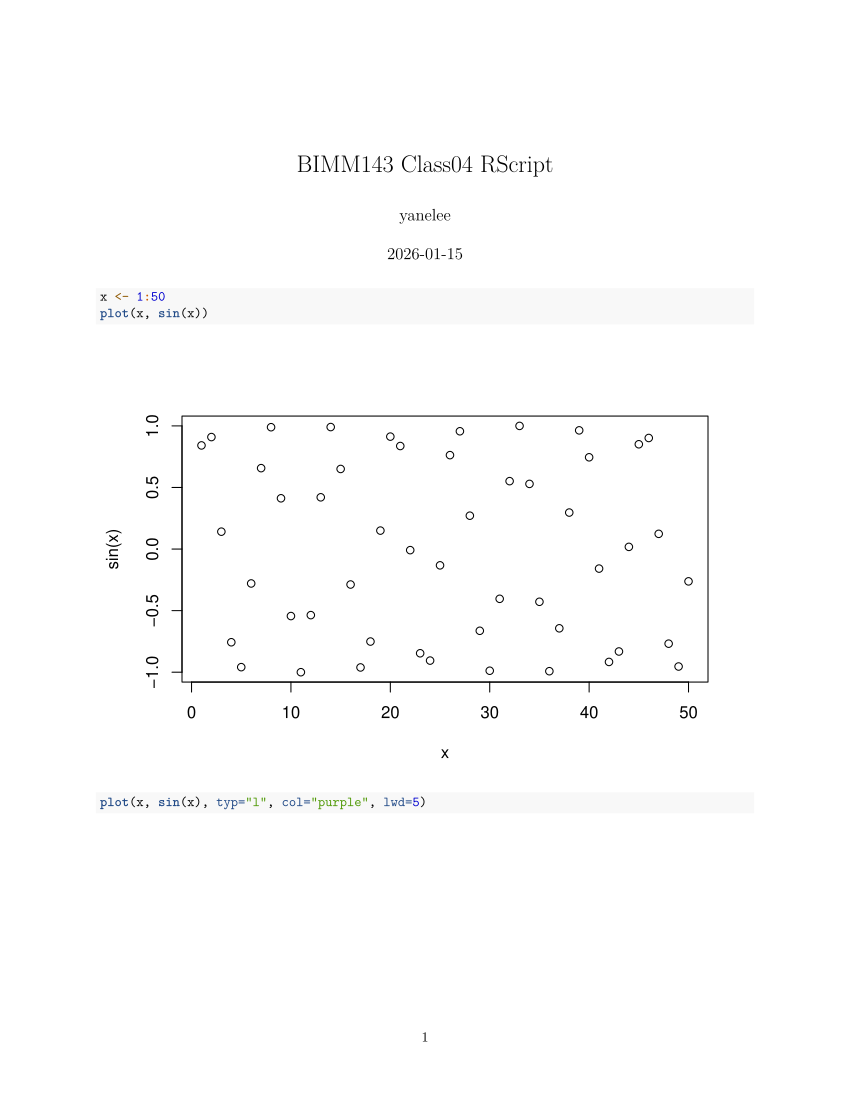

Source code (R):
#' ---
#' title: "BIMM143 Class04 RScript"
#' output: pdf_document
#' ---

x <- 1:50
plot(x, sin(x))

plot(x, sin(x), typ="l", col="purple", lwd=5)

log(10, base=10)
